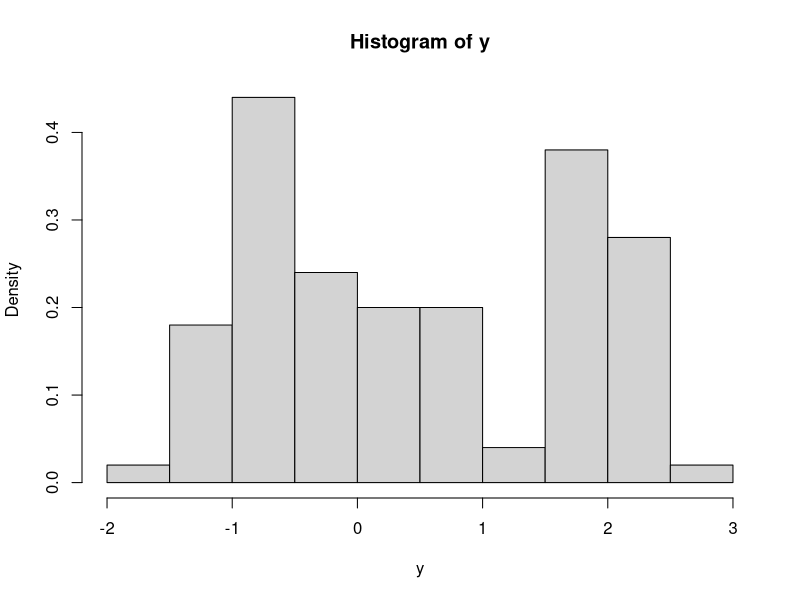
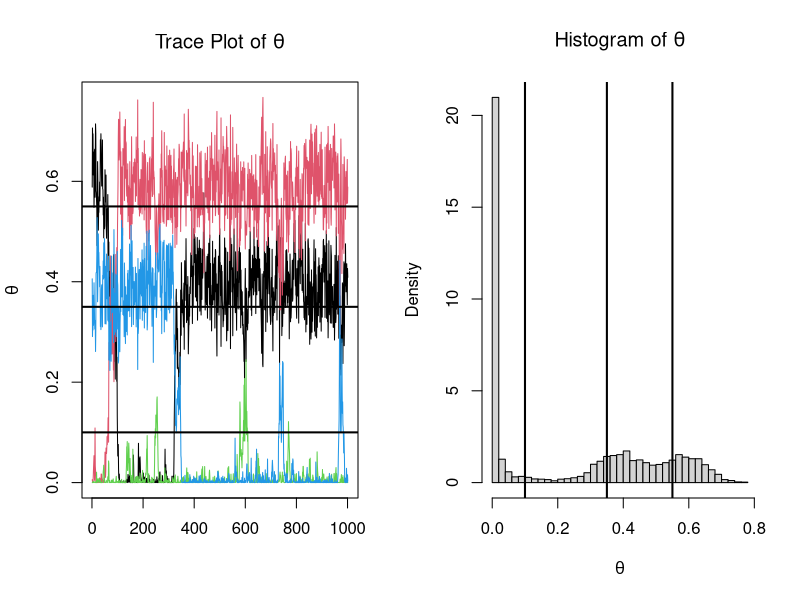

The R source for these figures, in order:
## ---- chunk 1
rDir = function(n, a){
	H = length(a)
	out = array(NA, dim=c(n,H))
	for (i in 1:n) {
		g = rgamma(H, a, 1)
		out[i,] = g/sum(g)
	}
	out
}
vSample = function(x, prob){
	n = nrow(prob)
	H = ncol(prob)
	U = runif(n)
	cumprob = prob %*%upper.tri(diag(H),diag=TRUE) /rowSums(prob)
	I = rowSums(U>cumprob) +1L
	x[I]
}
rInvGa = function(n, a, b){
  1/rgamma(n, a, b)
}
## ---- chunk 2
rMixNorm = function(n, mean, sd, weight){
  H = length(mean)
  I = sample(1:H, n, replace=TRUE, prob=weight)
  rnorm(n, mean[I], sd[I])
}
set.seed(4010)
n = 100
mean = c(-1, 0, 2)
sd = c(.2, .9, .3)
weight = c(.1, .55, .35)
y = rMixNorm(n, mean, sd, weight)
## ---- chunk 3
hist(y, freq=FALSE)
## ---- chunk 4
mcmc_init = function(nIter, ...){
  env = list2env(list(...))
  env$nIter = nIter
  with(env, {
    n = length(y)
    z = array(NA, dim=c(nIter+1,n))
    mu = sigma2 = theta = array(NA, dim=c(nIter+1,H))
    xi = vector("list", H)
    sigma20 = b/(a-1)
    q0 = rep(1/H, H)
    p = array(1/H, dim=c(n,H))
    mu[1,] = rnorm(H, eta, sqrt(kappa*sigma20))
    sigma2[1,] = 1/rgamma(H, a, b)
    theta[1,] = rDir(1, q0)
    z[1,] = vSample(1:H, p)
    iIter = 1
  })
  env
}
## ---- chunk 5
gibbs_step = function(env){
  with(env, {
    mu0 = mu[iIter,]
    for (h in 1:H)
      xi[[h]] = which(z[iIter,]==h)
    nXi = sapply(xi, length)
    for (h in 1:H) {
      i = xi[[h]]
      if (nXi[h] == 0) {
        sigma2[iIter+1,h] = rInvGa(1, a+1/2, b+(mu0[h]-eta)^2/2/kappa)
        mu[iIter+1,h] = rnorm(1, eta, sqrt(kappa*sigma2[iIter+1,h]))
      } else {
        sigma2[iIter+1,h] = rInvGa(1, a+(nXi[h]+1)/2,
                                 b+(mu0[h]-eta)^2/2/kappa+sum((y[i]-mu0[h])^2)/2)
        mu[iIter+1,h] = rnorm(1, (1/kappa*eta+nXi[h]*mean(y[i]))/(1/kappa+nXi[h]),
                            sqrt(sigma2[iIter+1,h]/(1/kappa+nXi[h])))
      }
    }
    q = q0 +nXi
    theta[iIter+1,] = rDir(1, q)
    for (h in 1:H)
      p[,h] = dnorm(y, mu[iIter+1,h], sqrt(sigma2[iIter+1,h]))*theta[iIter+1,h]
    z[iIter+1,] = vSample(1:H, p)
    iIter = iIter+1
  })
}
## ---- chunk 6
mcmc_diag = function(env, iUse){
  par(mfrow=c(1,2))
  H = env$H
  # weight
  matplot(env$theta[iUse,], type="l", lty=1,
          main=bquote("Trace Plot of "*theta), ylab=bquote(theta))
  abline(h=weight, col="black", lwd=2, lty=1)
  hist(env$theta[iUse,], breaks=30, freq=FALSE,
       main=bquote("Histogram of "*theta), xlab=bquote(theta))
  abline(v=weight, col="black", lwd=2, lty=1)
}
nIter = 1e4
iUse = (.9*nIter):nIter +1
mcmc = mcmc_init(nIter, y=y, a=2, b=3, eta=1.5, kappa=5, H=4)
for (iIter in 1:nIter) {
  gibbs_step(mcmc)
}
mcmc_diag(mcmc, iUse)
